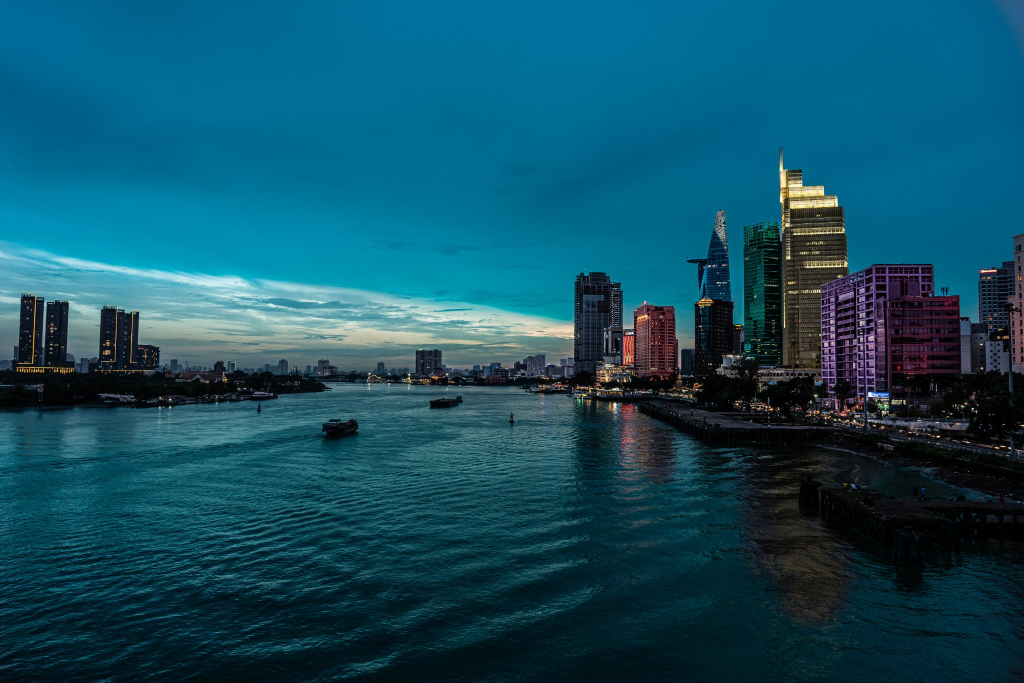
%> input picture Assignments/Assignment 2/image.jpg, 2048 x 1365 px (shown at 1/2 size)
$ octave Assignment2_NDang.m   (GNU Octave 9; MATLAB toolbox functions it lacks are replaced by stand-ins)
%> lines starting %> are read from the running program, lines starting %| are printed output that depends on the picture; in (x1, y1, x2, y2) boxes, pixels count from 0 and x2, y2 are one past the last pixel; in counts of white or black regions, pixels touching at a corner belong together; the program's own positions count from 1
%% Read the image into the workspace and display the image
image_path = 'image.jpg';
img = rgb2gray(imread(image_path));
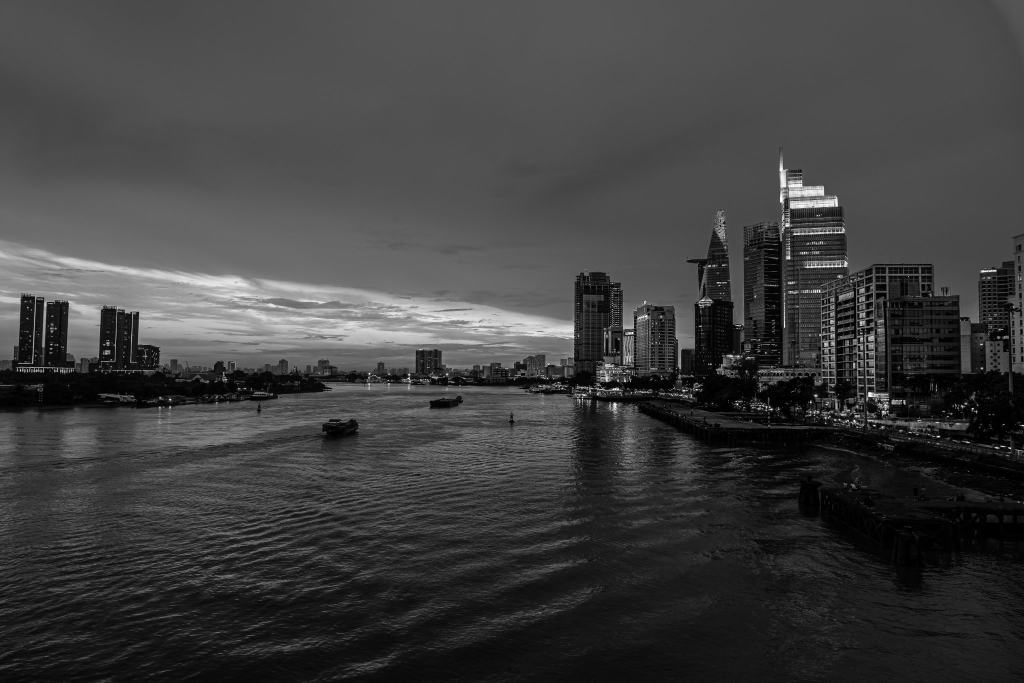
%> img: size 1365x2048 uint8 (shown at 1/2 size); min 0, max 255, mean 63.2
imshow(img)
%% Add Gaussian random noise to the image, and display both the original and the distorted images
noisy_img = imnoise(img,'gaussian', 0.01);
subplot(1,2,1);imshow(img);title('Original')
subplot(1,2,2);imshow(noisy_img);title('Noisy')
%% Remove noise and display the result image
denoised_img = wiener2(noisy_img,[3, 3]);
figure('Name','Denoised image');
imshow(denoised_img)
%% apply Sobel and Canny edge detector to the original image to extract edges and display the results.
threshold_1 = 0.2;
detected_1 = edge(img,'sobel', threshold_1);
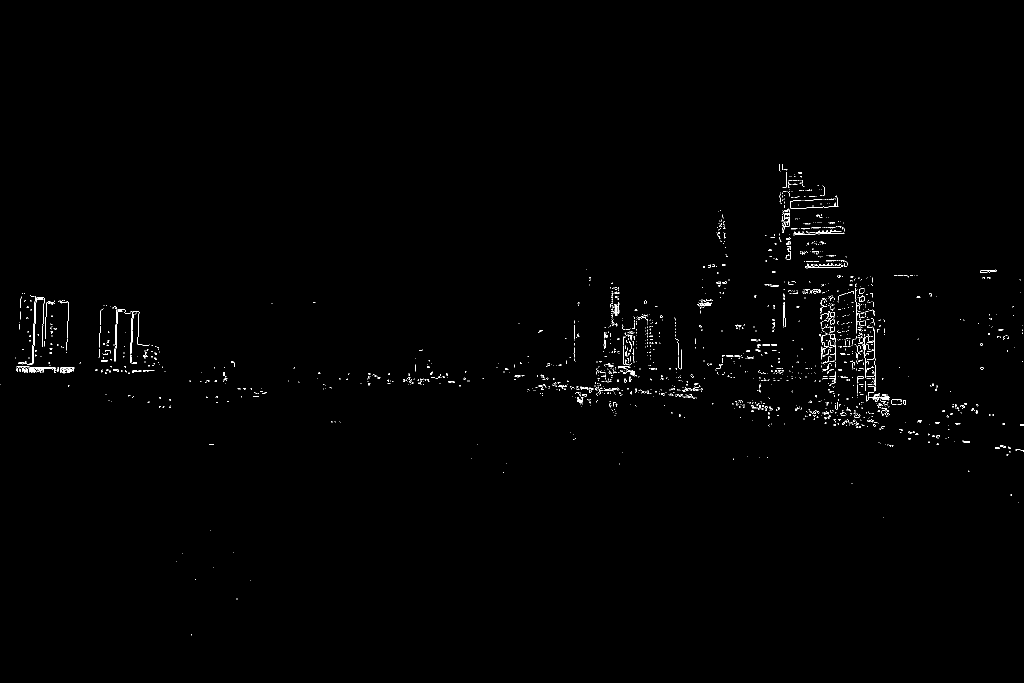
%> detected_1: size 1365x2048 logical (shown at 1/2 size); 0.51% white in thin lines or dots, all inside (x1, y1, x2, y2) = (0, 328, 2048, 1272)
detected_2 = edge(img,'canny', threshold_1);
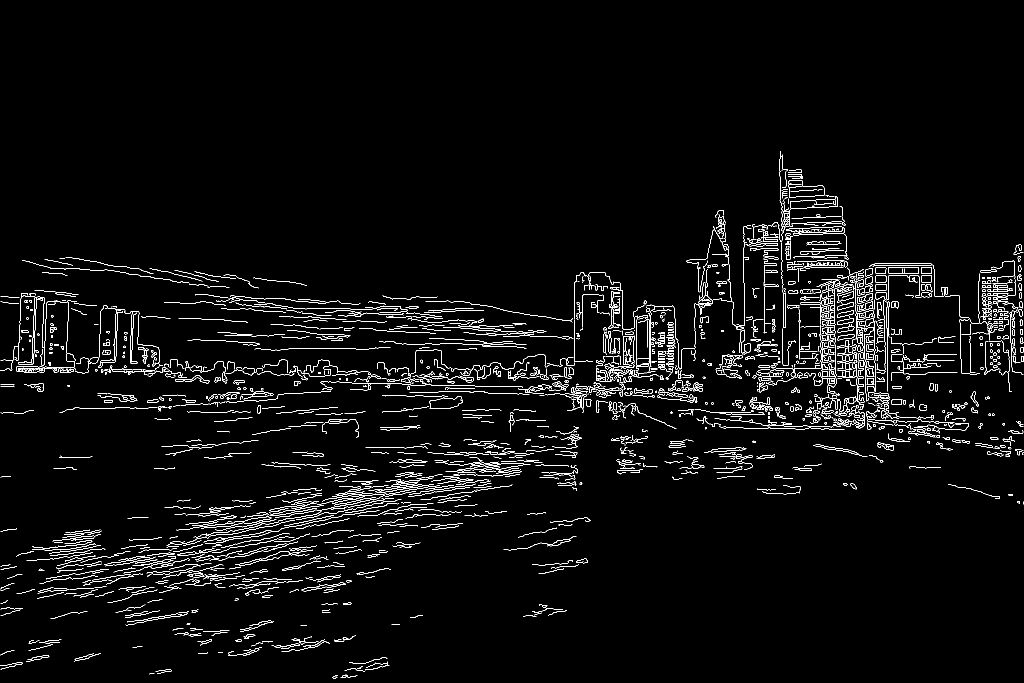
%> detected_2: size 1365x2048 logical (shown at 1/2 size); 3.1% white in thin lines or dots, all inside (x1, y1, x2, y2) = (1, 303, 2047, 1358)
figure('Name',sprintf('Sobel with threshold of %.2f', threshold_1));imshow(detected_1)
figure('Name',sprintf('Canny with threshold of %.2f', threshold_1));imshow(detected_2)
%% repeat the above step using two different thresholds for each method.
threshold_2 = 0.4;
detected_3 = edge(img,'sobel', threshold_2);
%> detected_3: size 1365x2048 logical; 0.01% white in thin lines or dots, all inside (x1, y1, x2, y2) = (66, 455, 2048, 898)
detected_4 = edge(img,'canny', threshold_2);
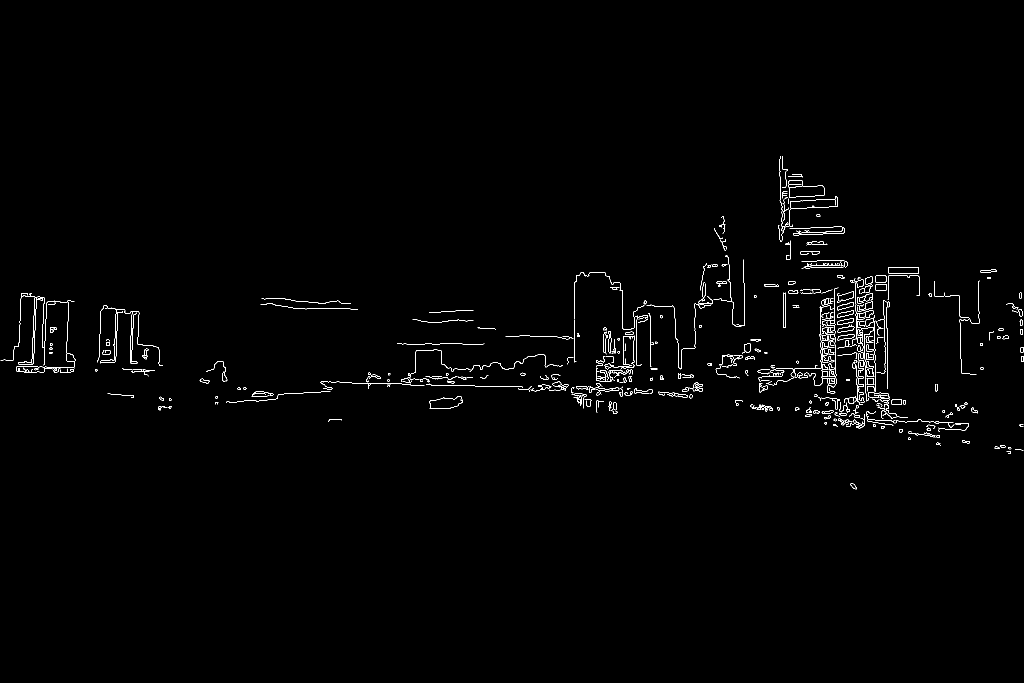
%> detected_4: size 1365x2048 logical (shown at 1/2 size); 0.86% white in thin lines or dots, all inside (x1, y1, x2, y2) = (1, 312, 2047, 979)
figure('Name',sprintf('Sobel with threshold of %.2f', threshold_2));imshow(detected_3)
figure('Name',sprintf('Canny with threshold of %.2f', threshold_2));imshow(detected_4)

threshold_3 = 0.6;
detected_5 = edge(img,'sobel', threshold_3);
%> detected_5: size 1365x2048 logical; every value is 0
detected_6 = edge(img,'canny', threshold_3);
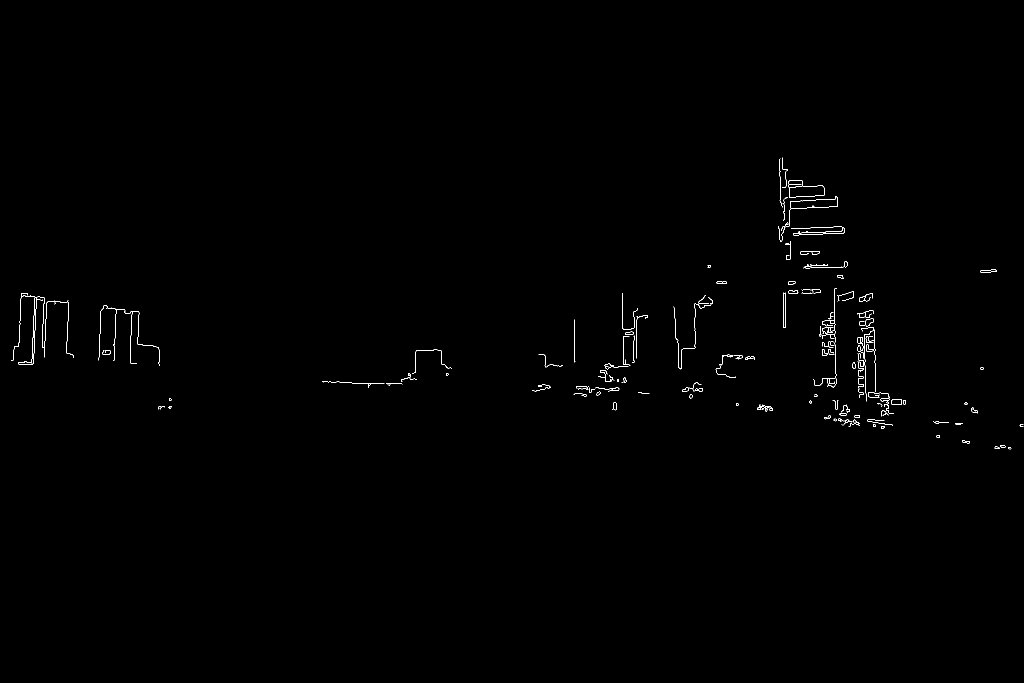
%> detected_6: size 1365x2048 logical (shown at 1/2 size); 0.34% white in thin lines or dots, all inside (x1, y1, x2, y2) = (22, 315, 2047, 899)
figure('Name',sprintf('Sobel with threshold of %.2f', threshold_3));imshow(detected_5)
figure('Name',sprintf('Canny with threshold of %.2f', threshold_3));imshow(detected_6)
%% resize the original image by a factor of 0.75, 0.5, 0.25, and repeat the edge detection using Sobel and Canny edge detector. Display the results
for k=1:3
%> this loop made 3 passes; what is shown inside it comes from the first
    scale = (4 - k)*0.25;
    resized_img = imresize(img, scale);
    sobel = edge(resized_img, 'sobel');
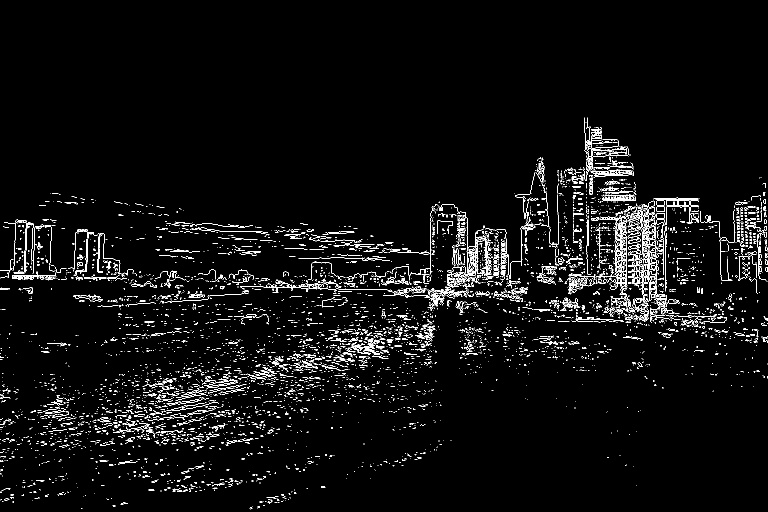
%> sobel: size 1024x1536 logical (shown at 1/2 size); 3.5% white in thin lines or dots, all inside (x1, y1, x2, y2) = (0, 235, 1536, 1019)
    canny = edge(resized_img, 'canny');
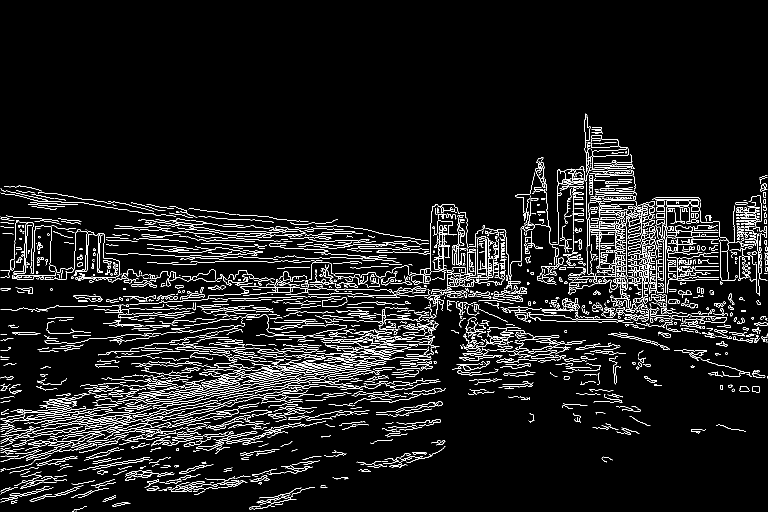
%> canny: size 1024x1536 logical (shown at 1/2 size); 6.3% white in thin lines or dots, all inside (x1, y1, x2, y2) = (1, 227, 1535, 1023)
    figure('Name',sprintf('Sobel %.2f of original size', scale));imshow(sobel)
    figure('Name',sprintf('Canny %.2f of original size', scale));imshow(canny)
    % Save the images to file
    imwrite(sobel, sprintf('./Sobel of %.2f original size.png', scale));
    imwrite(sobel, sprintf('./Canny %.2f of original size.png', scale));
end
